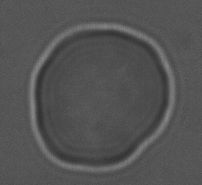
#> input picture bin/example-cells/cell_real_1.png, 202 x 185 px, found by its file name
$ python pathfinder_1.py   (older library calls are emulated)
#> lines starting #> are read from the running program, lines starting #| are printed output that depends on the picture
### sibunlabs/pathfinder.py
#   This file is part of sibunlabs.
#
#   sibunlabs is free software: you can redistribute it and/or modify
#   it under the terms of the GNU Lesser General Public License as published by
#   the Free Software Foundation, either version 3 of the License, or
#   (at your option) any later version.
#
#   sibunlabs is distributed in the hope that it will be useful,
#   but WITHOUT ANY WARRANTY; without even the implied warranty of
#   MERCHANTABILITY or FITNESS FOR A PARTICULAR PURPOSE.  See the
#   GNU Lesser General Public License for more details.
#
#   You should have received a copy of the GNU Lesser General Public License
#   along with sibunlabs.  If not, see <http://www.gnu.org/licenses/>.

import numpy as np
import cv2

def absSobel(im, x = 0, y = 0):
    """ Applies the sobel filter in x,y direction and returns the absolute
        value
    """
    return abs(cv2.Sobel(im, cv2.CV_32F, x, y))

def absSobelX(im):
    """ Applies the sobel filter in x-direction and returns the absolute value
    """
    return absSobel(im, x=1)

def absSobelY(im):
    """ Applies the sobel filter in y-direction and returns the absolute value
    """
    return absSobel(im, y=1)

def isAdjacent(point_A, point_B):
    """ Tests if point_A is adjacent to point_B """
    if abs(point_A[0] - point_B[0]) <= 1 and abs(point_A[1] - point_B[1]) <= 1:
        return True
    else:
        return False

def calculateDistance(p1, p2):
    """ Calculates the distance between point p1 and p2 """
    return np.sqrt((p2[0]-p1[0])**2 + (p2[1]-p1[1])**2)

class Pathfinder:
    # Never modifiy these members
    _image = None
    _shape = (None, None)
    _path = None
    _centroid = None

    _start_x = None
    _start_y = None

    _lim_x = 2
    _lim_y = 2

    _weight = None
    _weightcount = 1

    DIRECTION_UP = 0
    DIRECTION_UPRIGHT = 1
    DIRECTION_RIGHT = 2
    DIRECTION_DOWNRIGHT = 3
    DIRECTION_DOWN = 4
    DIRECTION_DOWNLEFT = 5
    DIRECTION_LEFT = 6
    DIRECTION_UPLEFT = 7

    # The following members are okay to modify
    max_iterations = 1000
    inflexibility = 5

    @property
    def width(self): return self._shape[1]

    @property
    def height(self): return self._shape[0]

    @property
    def start_x(self): return self._start_x

    # [8 lines left out: function start_x, not called in this run]

    @property
    def start_y(self): return self._start_y

    # [8 lines left out: function start_y, not called in this run]

    def __init__(self, image, sobel = True):
        """ Converts the image given by the argument image and converts it to a
            numpy array with dtype = float64. """
        self._image = np.array(image, dtype = np.float32)

        shape = self._image.shape
        if len(shape) != 2:
            raise ValueError("image has to be a 2-dimensional image")
        self._shape = shape

        if sobel:
            self.applySobel()

        self._setDefaultWeight()

    def _setDefaultWeight(self):
        """ Sets the default weight to a useful size """
        self.setWeight(np.array([
            [1, 1, 1],
            [1, 1, 1],
            [1, 1, 1]
        ]))

    def setWeight(self, weight):
        """ Sets a weight used for calculate the whitness of a given point (eg,
            use a 3x3 array to take into account all adjacent points.
        """
        if len(weight.shape) != 2:
            raise ArgumentError("weight must be 2-dimensional")
        if weight.shape[0] != weight.shape[1]:
            raise ArgumentError("weight must be a squared array")
        if weight.shape[0]%2 == 0:
            raise ArgumentError("weight must have uneven dimensions")

        self._weight = weight
        self._weightcount = self.calcWeightcount(weight)

    def calcWeightcount(self, weight_matrix):
        """ Calculates how many actual weights are contained in the array. 0s
            are not counted """
        c = 0
        for y in weight_matrix:
            for x in y:
                if x > 0:
                    c+=1
        return c

    def applySobel(self):
        """ Applies the sobel filter in x and in y direction to the image and
            then normalizes the image
        """
        self._image =  absSobelX(self._image) + absSobelY(self._image)
        self._normalize()

    def getPath(self, centered = False):
        """ Returns a list of (x,y) integer points describing the path found by
            the search algorithm. If centered is True, the path points get
            adjusted by the calculated centroid.
        """
        if self._path is None:
            self._findPath()

        newpath = np.zeros(self._path.shape)

        if centered == True:
            centroid = self._calculateCentroid()
        else:
            centroid = np.array([0,0])

        # Make a y,x array to a the more intuitive x,y array
        newpath[:,0] = self._path[:,1] - centroid[1]
        newpath[:,1] = self._path[:,0] - centroid[0]

        return newpath

    # [51 lines left out: functions _calculateCentroid, getCentroid, getRadialPath, not called in this run]

    def _normalize(self):
        """ Normalizes the image array to have a value between 0.0 and 1.0 """
        self._image -= self._image.min()
        self._image /= self._image.max()

        ret, self._image = cv2.threshold(self._image, 0.02, 1.0, 3)

    def _findPath(self):
        """ Tries to find the path """
        # Get the "cross hair" to find the starting point. If not changed, the
        # image center is used.
        if self.start_x == None:
            start_x = self.width//2
        else:
            start_x = self.start_x

        if self.start_y == None:
            start_y = self.height//2
        else:
            start_y = self.start_y

        # Search possibles start points
        startpoints = self._searchStartpoint(start_x, start_y)

        # path storages
        path_fragments = []
        path_reports = []
        for sp in startpoints:
            path_fragments.append([sp])
            path_reports.append(None)
        n_frags = len(path_fragments)

        # look for the path
        j = 3
        i = 0
        while True:
            try:
                next_point = self._searchNextpoint(j, path_fragments[j])
            except OutOfBoundaryError:
                path_reports[j] = "oob"
                break
            path_fragments[j].append(next_point)
            # Max Iteration abort condition
            if i > self.max_iterations:
                path_reports[j] = "max_it"
                break
            # Real abortion only after 10 points
            if i > 10:
                if next_point in path_fragments[j][:-1]:
                    path_reports[j] = "self_bite"
                    break
                if isAdjacent(next_point, path_fragments[j][0]):
                    path_reports[j] = "OK"
                    break
            i+=1

        if path_reports[j] == "self_bite" and len(path_fragments[j]) > self.inflexibility:
            reverse_path = [path_fragments[j][k-1] for k in range(self.inflexibility, 0, -1)]
            i = 0
            while True:
                try:
                    next_point = self._searchNextpoint(j, reverse_path)
                except OutOfBoundaryError:
                    path_reports[j] = "oob"
                    break
                reverse_path.append(next_point)
                # Max Iteration abort condition
                if i > self.max_iterations:
                    path_reports[j] = "max_it"
                    break
                # Real abortion only after 10 points
                if i > 10:
                    if next_point in reverse_path[j]:
                        path_reports[j] = "self_bite"
                        break
                    if next_point in path_fragments[j]:
                        path_reports[j] = "OK"
                        new_path = []
                        for p in path_fragments[j]:
                            if p == next_point:
                                break
                            new_path.append(p)
                        for k in range(len(reverse_path), 0, -1):
                            p = reverse_path[k-1]
                            if p == path_fragments[0]:
                                break
                            new_path.append(p)
                        path_fragments[j] = new_path
                i+=1

        self._path = np.array(path_fragments[j])

        if path_reports[j] == "self_bite":
            raise NoClosedPathFound
        elif path_fragments[j] == "max_it":
            raise MaxIterationReached
        elif path_fragments[j] == "oob":
            raise OutOfBoundaryError

    def _searchNextpoint(self, d, path):
        # Get newest point
        yi, xi = path[-1]

        # Get the default direction
        if d == 0:
            default_direction = self.DIRECTION_RIGHT
        elif d == 1:
            default_direction = self.DIRECTION_DOWN
        elif d == 2:
            default_direction = self.DIRECTION_LEFT
        else:
            default_direction = self.DIRECTION_UP

        # Get points which have to be searched in order to determine the direction
        directionMask, direction = self._getDirectionMask(path, default_direction = default_direction)

        # Calculate the whiteness of those points
        whitesearch_intensities = []
        for point in directionMask:
            whitesearch_intensities.append(self._getWhiteness(y=point[0], x=point[1]))

        # Get the most white point
        maxwhite = max(whitesearch_intensities)

        # Get the actual point by the biggest intensity (the whitest point)
        nextPoint = (0, 0)
        for i in range(0, len(directionMask)):
            if whitesearch_intensities[i] == maxwhite:
                nextPoint = directionMask[i]

        #print(path[-1], self._getWhiteness(y=path[-1][0], x=path[-1][1]), directionMask, direction)

        # Return next point
        return nextPoint

    def _getDirectionMask(self, path, default_direction = None):
        if default_direction is None:
            default_direction = self.DIRECTION_UP

        # Calculate direction or use default direction
        if len(path) >= self.inflexibility:
            # Get the last 10 points
            slopseq = path[-self.inflexibility:]
            # Get difference in y and x direction
            y_diff = slopseq[-1][0] - slopseq[0][0]
            x_diff = slopseq[-1][1] - slopseq[0][1]
            # Get direction
            if x_diff == 0:
                if y_diff < 0:
                    direction = self.DIRECTION_UP
                else:
                    direction = self.DIRECTION_DOWN
            elif y_diff == 0:
                if x_diff > 0:
                    direction = self.DIRECTION_RIGHT
                else:
                    direction = self.DIRECTION_LEFT
            else:
                s = y_diff/x_diff
                if x_diff > 0 and y_diff < 0:
                    # s is negative
                    if s < -2:
                        direction = self.DIRECTION_UP
                    elif s >= -2 and s <= -0.5:
                        direction = self.DIRECTION_UPRIGHT
                    else:
                        direction = self.DIRECTION_RIGHT
                elif x_diff > 0 and y_diff > 0:
                    # s is positive
                    if s < 0.5:
                        direction = self.DIRECTION_RIGHT
                    elif s >= 0.5 and s <= 2:
                        direction = self.DIRECTION_DOWNRIGHT
                    else:
                        direction = self.DIRECTION_DOWN
                elif x_diff < 0 and y_diff > 0:
                    # s is negative
                    if s < -2:
                        direction = self.DIRECTION_DOWN
                    elif s >= -2 and s <= -0.5:
                        direction = self.DIRECTION_DOWNLEFT
                    else:
                        direction = self.DIRECTION_LEFT
                else:
                    # s is positive again
                    if s < 0.5:
                        direction = self.DIRECTION_LEFT
                    elif s >= 0.5 and s <= 2:
                        direction = self.DIRECTION_UPLEFT
                    else:
                        direction = self.DIRECTION_UP
        else:
            direction = default_direction


        yi, xi = path[-1]

        # Get direction mask
        if direction == self.DIRECTION_UP:
            blacksearch_points = [
                (yi-1, xi-1), # top-left
                (yi-1, xi), # top
                (yi-1, xi+1), # top-right
            ]
        elif direction == self.DIRECTION_UPRIGHT:
            blacksearch_points = [
                (yi-1, xi), # top
                (yi-1, xi+1), # top-right
                (yi, xi+1), # right
            ]
        elif direction == self.DIRECTION_RIGHT:
            blacksearch_points = [
                (yi-1, xi+1), # top-right
                (yi, xi+1), # right
                (yi+1, xi+1), # bottom-right
            ]
        elif direction == self.DIRECTION_DOWNRIGHT:
            blacksearch_points = [
                (yi, xi+1), # right
                (yi+1, xi+1), # bottom-right
                (yi+1, xi), # bottom
            ]
        elif direction == self.DIRECTION_DOWN:
            blacksearch_points = [
                (yi+1, xi+1), # bottom-right
                (yi+1, xi), # bottom
                (yi+1, xi-1), # bottom-left
            ]
        elif direction == self.DIRECTION_DOWNLEFT:
            blacksearch_points = [
                (yi+1, xi), # bottom
                (yi+1, xi-1), # bottom-left
                (yi, xi-1), # left
            ]
        elif direction == self.DIRECTION_LEFT:
            blacksearch_points = [
                (yi+1, xi-1), # bottom-left
                (yi, xi-1), # left
                (yi-1, xi-1), # top-left
            ]
        elif direction == self.DIRECTION_UPLEFT:
            blacksearch_points = [
                (yi, xi-1), # left
                (yi-1, xi-1), # top-left
                (yi-1, xi), # top
            ]

        return blacksearch_points, direction

    def _searchStartpoint(self, start_x, start_y):
        points = {
            "north" : ((-1, -1), 0.0),
            "east" : ((-1, -1), 0.0),
            "south" : ((-1, -1), 0.0),
            "west" : ((-1, -1), 0.0),
        }

        for d in points:
            for point in self._searchMaxPoint((start_y, start_x), direction = d):
                whiteness = self._image[point]
                if whiteness > points[d][1]:
                    points[d] = (point, whiteness)

        return points["north"][0], points["east"][0], points["south"][0], points["west"][0]

    def _searchMaxPoint(self, start, direction):
        if direction == "north":
            for y in range(start[0], self._lim_y-1, -1):
                yield (y, start[1])
        elif direction == "south":
            for y in range(start[0], self.height-self._lim_y, 1):
                yield (y, start[1])
        elif direction == "west":
            for x in range(start[1], self._lim_x-1, -1):
                yield (start[0], x)
        elif direction == "east":
            for x in range(start[0], self.width-self._lim_x, 1):
                yield (start[0], x)

    def _getWhiteness(self, x, y):
        # Get weight matrix dimensions
        weight_x_dim, weight_y_dim = self._weight.shape
        # Calculate how many times we need to look "left/right" and "top/bottom"
        weight_x_dim//=2
        weight_y_dim//=2
        # Check if we have enough place to calculate the blackness (OutOfBoundaryError)
        if y < weight_y_dim or y >= (self.height - weight_y_dim - 1)  or x  < weight_x_dim or x >= (self.width - weight_x_dim - 1):
            raise OutOfBoundaryError("Out of boundary: (%i,%i)" %(x,y))

        try:
            subMatrix = (self._image[y-weight_y_dim:y+weight_y_dim+1,x-weight_x_dim:x+weight_x_dim+1])
        except IndexError:
            return 0
        if 0 in subMatrix:
            #print("Zero!")
            r = 0
        else:
            r = ((subMatrix*self._weight)/self._weightcount).sum()
        return r

class PathfinderException(Exception):
    pass

class NoClosedPathFound(PathfinderException):
    pass

class MaxIterationReached(PathfinderException):
    pass

class OutOfBoundaryError(PathfinderException):
    pass

### examples/pathfinder_1.py
import os

from PIL import Image, ImageSequence
import numpy as np
import matplotlib.pyplot as plt

import sibunlabs

im = Image.open(os.path.join(*["bin", "example-cells", "cell_real_1.png"])).convert("I")
imarr = np.array(im, dtype = np.float32)

pathfinder = sibunlabs.Pathfinder(im)
#> in absSobel, `return abs(cv2.Sobel(im, cv2.CV_32F, x, y))`:
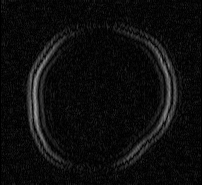
#> returned value: shape (185, 202) float32; min 0, max 163, mean 13.2
#> call 2 of absSobel, with x = 0, y = 1
#> in absSobel (call 2), `return abs(cv2.Sobel(im, cv2.CV_32F, x, y))`:
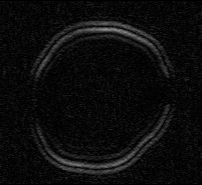
#> returned value: shape (185, 202) float32; min 0, max 146, mean 12.4
#> in applySobel, `self._image =  absSobelX(self._image) + absSobelY(self._image)`:
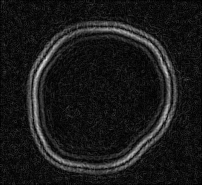
#> self._image: shape (185, 202) float32; min 0, max 230, mean 25.6
path = pathfinder.getPath(centered = False).tolist()
#> after the loop in _searchStartpoint, `for d in points:`: points = {'north': ((29, 101), 0.548), 'east': ((92, 169), 0.565), 'south': ((166, 101), 0.4), 'west': ((92, 34), 0.704)}
#> in _findPath, `startpoints = self._searchStartpoint(start_x, start_y)`: startpoints = ((29, 101), (92, 169), (166, 101), (92, 34))
#> the loop in _findPath, `for sp in startpoints:` made 4 passes
#> after the loop in _findPath, `for sp in startpoints:`: path_fragments = [[(29, 101)], [(92, 169)], [(166, 101)], [(92, 34)]]; path_reports = 4 items
#> in _findPath, `n_frags = len(path_fragments)`: n_frags = 4
#> the loop in _findPath, `while True:` made 399 passes
#> directionMask in _searchNextpoint on passes 9, 15, 16: [(83, 34), (83, 35), (83, 36)], [(77, 35), (77, 36), (77, 37)], [(76, 35), (76, 36), (76, 37)]

for point in path:
#> (the run stopped early here; a loop or call above may not have finished)
